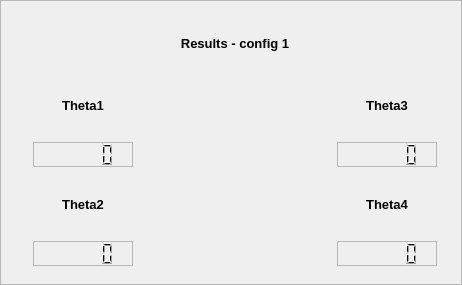
                      <widget class="QFrame" name="frame_ik_config1">
                       <property name="sizePolicy">
                        <sizepolicy hsizetype="MinimumExpanding" vsizetype="Preferred">
                         <horstretch>0</horstretch>
                         <verstretch>0</verstretch>
                        </sizepolicy>
                       </property>
                       <property name="minimumSize">
                        <size>
                         <width>462</width>
                         <height>285</height>
                        </size>
                       </property>
                       <property name="frameShape">
                        <enum>QFrame::StyledPanel</enum>
                       </property>
                       <property name="frameShadow">
                        <enum>QFrame::Raised</enum>
                       </property>
                       <property name="midLineWidth">
                        <number>1</number>
                       </property>
                       <layout class="QGridLayout" name="gridLayout_10">
                        <property name="rightMargin">
                         <number>0</number>
                        </property>
                        <item row="1" column="0">
                         <widget class="QLabel" name="label_ik_theta1">
                          <property name="minimumSize">
                           <size>
                            <width>100</width>
                            <height>50</height>
                           </size>
                          </property>
                          <property name="maximumSize">
                           <size>
                            <width>100</width>
                            <height>50</height>
                           </size>
                          </property>
                          <property name="font">
                           <font>
                            <pointsize>10</pointsize>
                            <weight>75</weight>
                            <bold>true</bold>
                           </font>
                          </property>
                          <property name="text">
                           <string>Theta1</string>
                          </property>
                          <property name="alignment">
                           <set>Qt::AlignCenter</set>
                          </property>
                         </widget>
                        </item>
                        <item row="2" column="0">
                         <widget class="QLCDNumber" name="lcdNumber_ik_theta1">
                          <property name="minimumSize">
                           <size>
                            <width>100</width>
                            <height>25</height>
                           </size>
                          </property>
                          <property name="maximumSize">
                           <size>
                            <width>100</width>
                            <height>25</height>
                           </size>
                          </property>
                          <property name="frameShape">
                           <enum>QFrame::StyledPanel</enum>
                          </property>
                          <property name="frameShadow">
                           <enum>QFrame::Sunken</enum>
                          </property>
                         </widget>
                        </item>
                        <item row="2" column="3">
                         <widget class="QLCDNumber" name="lcdNumber_ik_theta3">
                          <property name="minimumSize">
                           <size>
                            <width>100</width>
                            <height>25</height>
                           </size>
                          </property>
                          <property name="maximumSize">
                           <size>
                            <width>100</width>
                            <height>25</height>
                           </size>
                          </property>
                          <property name="frameShape">
                           <enum>QFrame::StyledPanel</enum>
                          </property>
                          <property name="frameShadow">
                           <enum>QFrame::Sunken</enum>
                          </property>
                         </widget>
                        </item>
                        <item row="3" column="3">
                         <widget class="QLabel" name="label_ik_theta4">
                          <property name="minimumSize">
                           <size>
                            <width>100</width>
                            <height>50</height>
                           </size>
                          </property>
                          <property name="maximumSize">
                           <size>
                            <width>100</width>
                            <height>50</height>
                           </size>
                          </property>
                          <property name="font">
                           <font>
                            <pointsize>10</pointsize>
                            <weight>75</weight>
                            <bold>true</bold>
                           </font>
                          </property>
                          <property name="text">
                           <string>Theta4</string>
                          </property>
                          <property name="alignment">
                           <set>Qt::AlignCenter</set>
                          </property>
                         </widget>
                        </item>
                        <item row="1" column="3">
                         <widget class="QLabel" name="label_ik_theta3">
                          <property name="minimumSize">
                           <size>
                            <width>100</width>
                            <height>50</height>
                           </size>
                          </property>
                          <property name="maximumSize">
                           <size>
                            <width>100</width>
                            <height>50</height>
                           </size>
                          </property>
                          <property name="font">
                           <font>
                            <pointsize>10</pointsize>
                            <weight>75</weight>
                            <bold>true</bold>
                           </font>
                          </property>
                          <property name="text">
                           <string>Theta3</string>
                          </property>
                          <property name="alignment">
                           <set>Qt::AlignCenter</set>
                          </property>
                         </widget>
                        </item>
                        <item row="4" column="0">
                         <widget class="QLCDNumber" name="lcdNumber_ik_theta2">
                          <property name="minimumSize">
                           <size>
                            <width>100</width>
                            <height>25</height>
                           </size>
                          </property>
                          <property name="maximumSize">
                           <size>
                            <width>100</width>
                            <height>25</height>
                           </size>
                          </property>
                          <property name="frameShape">
                           <enum>QFrame::StyledPanel</enum>
                          </property>
                          <property name="frameShadow">
                           <enum>QFrame::Sunken</enum>
                          </property>
                         </widget>
                        </item>
                        <item row="4" column="3">
                         <widget class="QLCDNumber" name="lcdNumber_ik_theta4">
                          <property name="minimumSize">
                           <size>
                            <width>100</width>
                            <height>25</height>
                           </size>
                          </property>
                          <property name="maximumSize">
                           <size>
                            <width>100</width>
                            <height>25</height>
                           </size>
                          </property>
                          <property name="frameShape">
                           <enum>QFrame::StyledPanel</enum>
                          </property>
                          <property name="frameShadow">
                           <enum>QFrame::Sunken</enum>
                          </property>
                         </widget>
                        </item>
                        <item row="3" column="0">
                         <widget class="QLabel" name="label_ik_theta2">
                          <property name="minimumSize">
                           <size>
                            <width>100</width>
                            <height>50</height>
                           </size>
                          </property>
                          <property name="maximumSize">
                           <size>
                            <width>100</width>
                            <height>50</height>
                           </size>
                          </property>
                          <property name="font">
                           <font>
                            <pointsize>10</pointsize>
                            <weight>75</weight>
                            <bold>true</bold>
                           </font>
                          </property>
                          <property name="text">
                           <string>Theta2</string>
                          </property>
                          <property name="alignment">
                           <set>Qt::AlignCenter</set>
                          </property>
                         </widget>
                        </item>
                        <item row="0" column="2">
                         <widget class="QLabel" name="label_ik_results">
                          <property name="minimumSize">
                           <size>
                            <width>150</width>
                            <height>50</height>
                           </size>
                          </property>
                          <property name="maximumSize">
                           <size>
                            <width>150</width>
                            <height>50</height>
                           </size>
                          </property>
                          <property name="font">
                           <font>
                            <pointsize>10</pointsize>
                            <weight>75</weight>
                            <bold>true</bold>
                           </font>
                          </property>
                          <property name="text">
                           <string>Results - config 1</string>
                          </property>
                          <property name="alignment">
                           <set>Qt::AlignCenter</set>
                          </property>
                         </widget>
                        </item>
                       </layout>
                      </widget>
